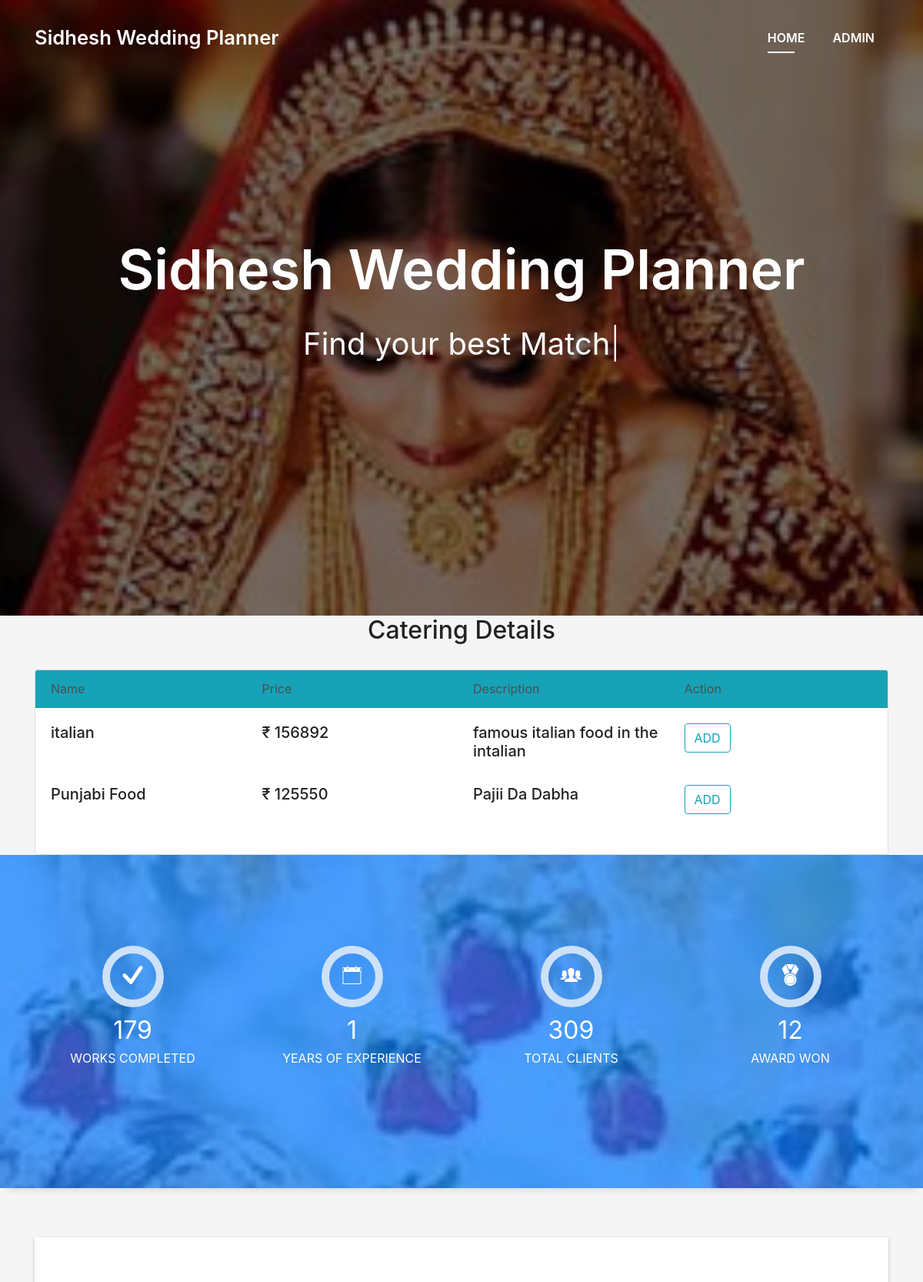
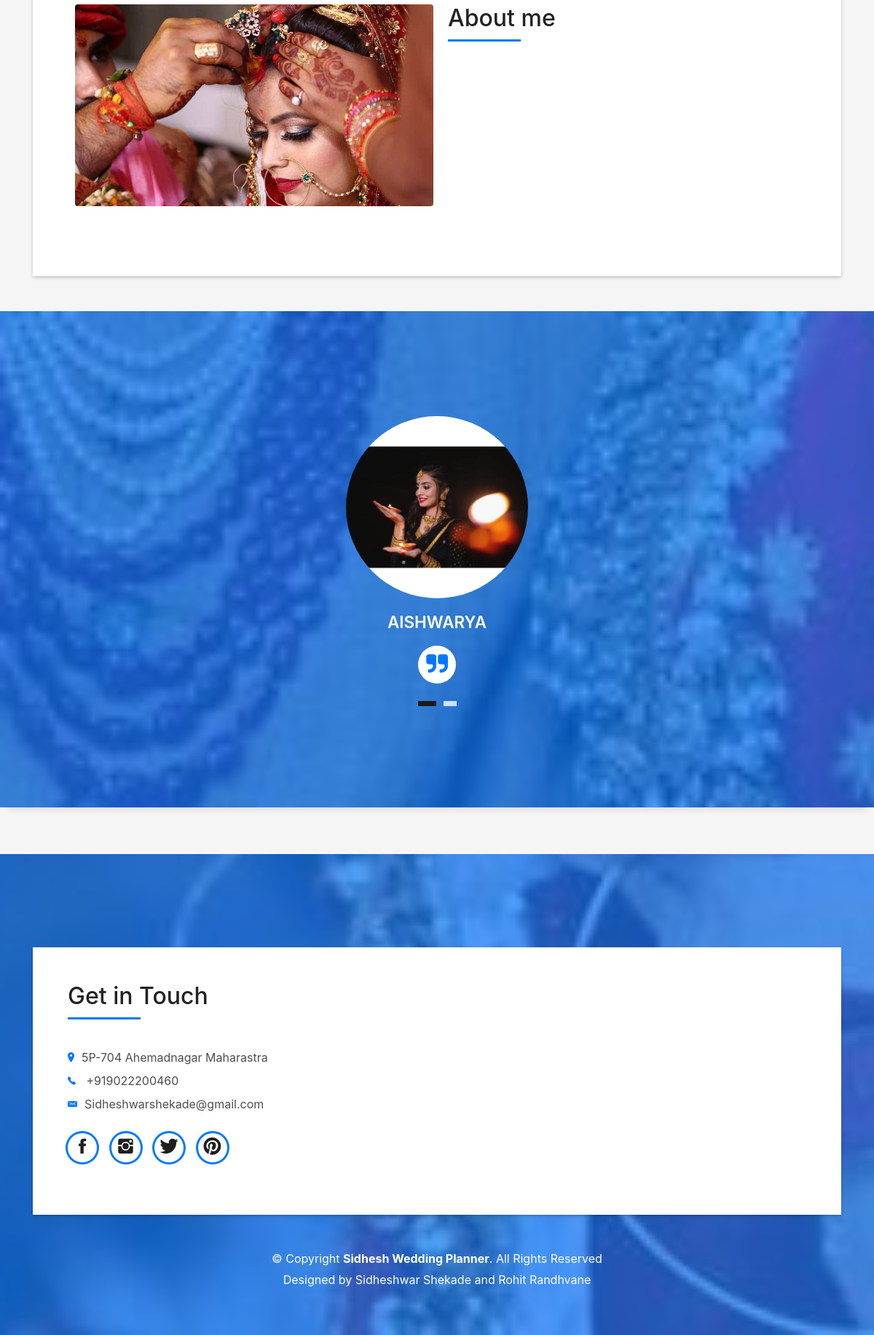
Page /cat.php (signed in) on the committed database (2 pictures, top to bottom).
### tables this page shows
CREATE TABLE `catering` (
  `cid` int(11) NOT NULL,
  `name` varchar(30) NOT NULL,
  `price` varchar(30) NOT NULL,
  `descr` varchar(90) NOT NULL
);

### cat.php (the view, shortened to what this page needs)
<?php
  include('action.php');
?>
<!DOCTYPE html>
<html lang="en">
<head>
  <link href="lib/bootstrap/css/bootstrap.min.css" rel="stylesheet">
  <link href="lib/font-awesome/css/font-awesome.min.css" rel="stylesheet">
  <link href="lib/animate/animate.min.css" rel="stylesheet">
  <link href="lib/ionicons/css/ionicons.min.css" rel="stylesheet">
  <link href="lib/owlcarousel/assets/owl.carousel.min.css" rel="stylesheet">
  <link href="lib/lightbox/css/lightbox.min.css" rel="stylesheet">
  <link href="css/style.css" rel="stylesheet">
</head>
<body id="page-top">
  <nav class="navbar navbar-b navbar-trans navbar-expand-md fixed-top" id="mainNav">
    <div class="container">
      <a class="navbar-brand js-scroll" href="#page-top">Sidhesh Wedding Planner</a>
      <div class="navbar-collapse collapse justify-content-end" id="navbarDefault">
        <ul class="navbar-nav">
          <li class="nav-item">
            <a class="nav-link js-scroll active" href="profile.php">Home</a>
          </li>
           <li class="nav-item">
            <a class="nav-link js-scroll" href="#das"><?php echo $_SESSION['uname']; ?></a>
          </li>
        </ul>
      </div>
    </div>
  </nav>
  <div id="home" class="intro route bg-image" style="background-image: url(img/wed3.jpg)">
    <div class="overlay-itro"></div>
    <div class="intro-content display-table">
      <div class="table-cell">
        <div class="container">
          <h1 class="intro-title mb-4">Sidhesh Wedding Planner</h1>
          <p class="intro-subtitle"><span class="text-slider-items">Find your best Match,Make Your Wedding Memorable,Hire Us. Rest on Us</span><strong class="text-slider"></strong></p>
        </div>
      </div>
    </div>
  </div>
<div id="#das">
 <h2 class="text-center">Catering Details</h2>
  <br>
   <div class="container">
     <div class="card">
       <div class="card-header bg-info">
         <div class="row">
           <div class="col-md-3">Name</div>
           <div class="col-md-3">Price</div>
           <div class="col-md-3">Description</div>
           <div class="col-md-3">Action</div>
         </div>
       </div>
        <div class="card-body">
         <?php
            if (isset($_SESSION['uname'])) {
              $sql="SELECT * FROM catering";
              $run=mysqli_query($con,$sql);
              while ($row=mysqli_fetch_array($run)) {
                $name=$row['name'];
                $cid=$row['cid'];
                $price=$row['price'];
                $desc=$row['descr'];
                  echo " <div class='row'>
                        <div class='col-md-3'><h5>$name</h5></div>
                        <div class='col-md-3'><h5>₹ $price</h5></div>
                        <div class='col-md-3'><h5>$desc</h5></div>
                        <div class='col-md-3'><h5><div class='btn btn-outline-info add2' rname='$name' rid='$cid'>ADD</div></h5></div>
                       </div><br>";
              }
            }
          ?>
       </div>
     </div>
   </div>
</div>
  <div class="section-counter paralax-mf bg-image" style="background-image: url(img/wed.jpg)">
    <div class="overlay-mf"></div>
    <div class="container">
      <div class="row">
        <div class="col-sm-3 col-lg-3">
          <div class="counter-box counter-box pt-4 pt-md-0">
            <div class="counter-ico">
              <span class="ico-circle"><i class="ion-checkmark-round"></i></span>
            </div>
            <div class="counter-num">
              <p class="counter">550</p>
              <span class="counter-text">WORKS COMPLETED</span>
            </div>
          </div>
        </div>
        <div class="col-sm-3 col-lg-3">
          <div class="counter-box pt-4 pt-md-0">
            <div class="counter-ico">
              <span class="ico-circle"><i class="ion-ios-calendar-outline"></i></span>
            </div>
            <div class="counter-num">
              <p class="counter">4</p>
              <span class="counter-text">YEARS OF EXPERIENCE</span>
            </div>
          </div>
        </div>
        <div class="col-sm-3 col-lg-3">
          <div class="counter-box pt-4 pt-md-0">
            <div class="counter-ico">
              <span class="ico-circle"><i class="ion-ios-people"></i></span>
            </div>
            <div class="counter-num">
              <p class="counter">950</p>
              <span class="counter-text">TOTAL CLIENTS</span>
            </div>
          </div>
        </div>
        <div class="col-sm-3 col-lg-3">
          <div class="counter-box pt-4 pt-md-0">
            <div class="counter-ico">
              <span class="ico-circle"><i class="ion-ribbon-a"></i></span>
            </div>
            <div class="counter-num">
              <p class="counter">36</p>
              <span class="counter-text">AWARD WON</span>
            </div>
          </div>
        </div>
      </div>
    </div>
  </div>
 <section id="about" class="about-mf sect-pt4 route">
    <div class="container">
      <div class="row">
        <div class="col-sm-12">
          <div class="box-shadow-full">
            <div class="row">
              <div class="col-md-6">
                    <div class="about-img">
                      <img src="img/wed2.jpg" class="img-fluid rounded b-shadow-a" alt="">
                    </div>
              </div>
              <div class="col-md-6">
                <div class="about-me pt-4 pt-md-0">
                  <div class="title-box-2">
                    <h5 class="title-left">
                      About me
                    </h5>
                  </div>
                </div>
              </div>
            </div>
          </div>
        </div>
      </div>
    </div>
  </section>
  <div class="testimonials paralax-mf bg-image" style="background-image: url(img/wed1.jpeg)">
    <div class="container">
      <div class="row">
        <div class="col-md-12">
          <div id="testimonial-mf" class="owl-carousel owl-theme">
            <div class="testimonial-box">
              <div class="author-test">
                <img src="img/rajesh.jpeg" alt="" class="rounded-circle b-shadow-a" style="height: 250px; width: 250px;">
                <span class="author">Aishwarya </span>
              </div>
              <div class="content-test">
                <span class="comit"><i class="fa fa-quote-right"></i></span>
              </div>
            </div>
          </div>
        </div>
      </div>
    </div>
  </div>
  <section class="paralax-mf footer-paralax bg-image sect-mt4 route" style="background-image: url(img/wed2.jpg)">
    <div class="container">
      <div class="row">
        <div class="col-sm-12">
          <div class="contact-mf">
            <div id="contact" class="box-shadow-full">
              <div class="row">
                <div class="col-md-6">
                  <div class="title-box-2 pt-4 pt-md-0">
                    <h5 class="title-left">
                      Get in Touch
                    </h5>
                  </div>
                  <div class="more-info">
                     <ul class="list-ico">
                      <li><span class="ion-ios-location"></span>5P-704 Ahemadnagar Maharastra</li>
                      <li><span class="ion-ios-telephone"></span> +919022200460</li>
                      <li><span class="ion-email"></span>Sidheshwarshekade@gmail.com</li>
                    </ul>
                  </div>
                  <div class="socials">
                    <ul>
                      <li><a href=""><span class="ico-circle"><i class="ion-social-facebook"></i></span></a></li>
                      <li><a href=""><span class="ico-circle"><i class="ion-social-instagram"></i></span></a></li>
                      <li><a href=""><span class="ico-circle"><i class="ion-social-twitter"></i></span></a></li>
                      <li><a href=""><span class="ico-circle"><i class="ion-social-pinterest"></i></span></a></li>
                    </ul>
                  </div>
                </div>
              </div>
            </div>
          </div>
        </div>
      </div>
    </div>
    <footer>
      <div class="container">
        <div class="row">
          <div class="col-sm-12">
            <div class="copyright-box">
              <p class="copyright">&copy; Copyright <strong>Sidhesh Wedding Planner</strong>. All Rights Reserved</p>
              <div class="credits">
                Designed by <a href="#">Sidheshwar Shekade and Rohit Randhvane</a>
              </div>
            </div>
          </div>
        </div>
      </div>
    </footer>
  </section>
</body>
</html>

### rows in the picture
catering: name "italian", price "156892", descr "famous italian food in the intalian"
catering: name "Punjabi Food", price "125550", descr "Pajii Da Dabha"

### other values in the picture
$_SESSION['uname'] "ADMIN"
